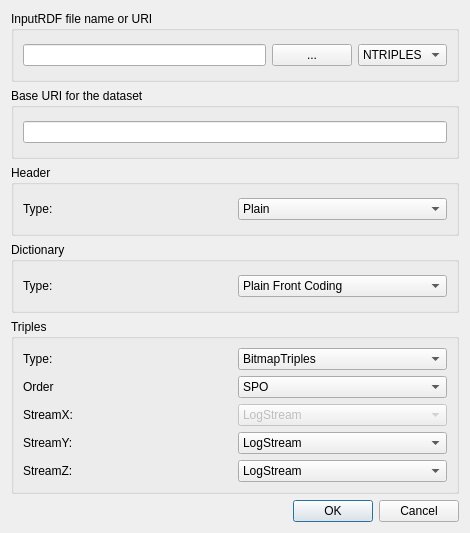
<?xml version="1.0" encoding="UTF-8"?>
<ui version="4.0">
 <class>HDTSpecForm</class>
 <widget class="QDialog" name="HDTSpecForm">
  <property name="windowModality">
   <enum>Qt::WindowModal</enum>
  </property>
  <property name="enabled">
   <bool>true</bool>
  </property>
  <property name="geometry">
   <rect>
    <x>0</x>
    <y>0</y>
    <width>470</width>
    <height>533</height>
   </rect>
  </property>
  <property name="windowTitle">
   <string>Import RDF File to HDT</string>
  </property>
  <layout class="QVBoxLayout" name="verticalLayout_2">
   <item>
    <layout class="QVBoxLayout" name="verticalLayout">
     <item>
      <widget class="QGroupBox" name="groupBox">
       <property name="title">
        <string>InputRDF file name or URI</string>
       </property>
       <layout class="QHBoxLayout" name="horizontalLayout">
        <item>
         <widget class="QLineEdit" name="rdfInputFile"/>
        </item>
        <item>
         <widget class="QPushButton" name="inputFileButton">
          <property name="text">
           <string>...</string>
          </property>
         </widget>
        </item>
        <item>
         <widget class="QComboBox" name="rdfInputCombo">
          <item>
           <property name="text">
            <string>NTRIPLES</string>
           </property>
          </item>
          <item>
           <property name="text">
            <string>N3</string>
           </property>
          </item>
          <item>
           <property name="text">
            <string>TURTLE</string>
           </property>
          </item>
          <item>
           <property name="text">
            <string>RDF-XML</string>
           </property>
          </item>
         </widget>
        </item>
       </layout>
      </widget>
     </item>
     <item>
      <widget class="QGroupBox" name="baseUriGroup">
       <property name="title">
        <string>Base URI for the dataset</string>
       </property>
       <layout class="QHBoxLayout" name="horizontalLayout_2">
        <item>
         <widget class="QLineEdit" name="baseUriText"/>
        </item>
       </layout>
      </widget>
     </item>
     <item>
      <widget class="QGroupBox" name="headerBox">
       <property name="title">
        <string>Header</string>
       </property>
       <layout class="QGridLayout" name="gridLayout_3">
        <item row="1" column="1">
         <widget class="QComboBox" name="headerTypeCombo">
          <item>
           <property name="text">
            <string>Plain</string>
           </property>
          </item>
         </widget>
        </item>
        <item row="1" column="0">
         <widget class="QLabel" name="headerTypeLabel">
          <property name="text">
           <string>Type:</string>
          </property>
         </widget>
        </item>
       </layout>
      </widget>
     </item>
     <item>
      <widget class="QGroupBox" name="dictionaryBox">
       <property name="title">
        <string>Dictionary</string>
       </property>
       <layout class="QGridLayout" name="gridLayout_2">
        <item row="0" column="0">
         <widget class="QLabel" name="labelDictionaryType">
          <property name="sizePolicy">
           <sizepolicy hsizetype="Expanding" vsizetype="Preferred">
            <horstretch>0</horstretch>
            <verstretch>0</verstretch>
           </sizepolicy>
          </property>
          <property name="text">
           <string>Type:</string>
          </property>
         </widget>
        </item>
        <item row="0" column="1">
         <widget class="QComboBox" name="dictionaryTypeCombo">
          <property name="sizePolicy">
           <sizepolicy hsizetype="Expanding" vsizetype="Fixed">
            <horstretch>0</horstretch>
            <verstretch>0</verstretch>
           </sizepolicy>
          </property>
          <item>
           <property name="text">
            <string>Plain Front Coding</string>
           </property>
          </item>
          <item>
           <property name="text">
            <string>Plain</string>
           </property>
          </item>
          <item>
           <property name="text">
            <string>FMIndex</string>
           </property>
          </item>
         </widget>
        </item>
       </layout>
      </widget>
     </item>
     <item>
      <widget class="QGroupBox" name="triplesBox">
       <property name="title">
        <string>Triples</string>
       </property>
       <layout class="QGridLayout" name="gridLayout">
        <item row="0" column="0">
         <widget class="QLabel" name="triplesTypeLabel">
          <property name="text">
           <string>Type:</string>
          </property>
         </widget>
        </item>
        <item row="0" column="1">
         <widget class="QComboBox" name="triplesTypeCombo">
          <item>
           <property name="text">
            <string>BitmapTriples</string>
           </property>
          </item>
          <item>
           <property name="text">
            <string>TriplesList</string>
           </property>
          </item>
          <item>
           <property name="text">
            <string>PlainTriples</string>
           </property>
          </item>
          <item>
           <property name="text">
            <string>CompactTriples</string>
           </property>
          </item>
         </widget>
        </item>
        <item row="1" column="1">
         <widget class="QComboBox" name="triplesOrderCombo">
          <item>
           <property name="text">
            <string>SPO</string>
           </property>
          </item>
          <item>
           <property name="text">
            <string>SOP</string>
           </property>
          </item>
          <item>
           <property name="text">
            <string>PSO</string>
           </property>
          </item>
          <item>
           <property name="text">
            <string>POS</string>
           </property>
          </item>
          <item>
           <property name="text">
            <string>OSP</string>
           </property>
          </item>
          <item>
           <property name="text">
            <string>OPS</string>
           </property>
          </item>
         </widget>
        </item>
        <item row="1" column="0">
         <widget class="QLabel" name="triplesOrderLabel">
          <property name="text">
           <string>Order</string>
          </property>
         </widget>
        </item>
        <item row="2" column="1">
         <widget class="QComboBox" name="streamXcombo">
          <property name="enabled">
           <bool>false</bool>
          </property>
          <item>
           <property name="text">
            <string>LogStream</string>
           </property>
          </item>
          <item>
           <property name="text">
            <string>IntegerStream</string>
           </property>
          </item>
          <item>
           <property name="text">
            <string>HuffmanStream</string>
           </property>
          </item>
         </widget>
        </item>
        <item row="3" column="1">
         <widget class="QComboBox" name="streamYcombo">
          <item>
           <property name="text">
            <string>LogStream</string>
           </property>
          </item>
          <item>
           <property name="text">
            <string>IntegerStream</string>
           </property>
          </item>
          <item>
           <property name="text">
            <string>HuffmanStream</string>
           </property>
          </item>
         </widget>
        </item>
        <item row="4" column="1">
         <widget class="QComboBox" name="streamZcombo">
          <item>
           <property name="text">
            <string>LogStream</string>
           </property>
          </item>
          <item>
           <property name="text">
            <string>IntegerStream</string>
           </property>
          </item>
          <item>
           <property name="text">
            <string>HuffmanStream</string>
           </property>
          </item>
         </widget>
        </item>
        <item row="2" column="0">
         <widget class="QLabel" name="streamXlabel">
          <property name="text">
           <string>StreamX:</string>
          </property>
         </widget>
        </item>
        <item row="3" column="0">
         <widget class="QLabel" name="streamYlabel">
          <property name="text">
           <string>StreamY:</string>
          </property>
         </widget>
        </item>
        <item row="4" column="0">
         <widget class="QLabel" name="streamZlabel">
          <property name="text">
           <string>StreamZ:</string>
          </property>
         </widget>
        </item>
       </layout>
      </widget>
     </item>
    </layout>
   </item>
   <item>
    <widget class="QDialogButtonBox" name="buttonBox">
     <property name="orientation">
      <enum>Qt::Horizontal</enum>
     </property>
     <property name="standardButtons">
      <set>QDialogButtonBox::Cancel|QDialogButtonBox::Ok</set>
     </property>
    </widget>
   </item>
  </layout>
 </widget>
 <resources/>
 <connections>
  <connection>
   <sender>buttonBox</sender>
   <signal>accepted()</signal>
   <receiver>HDTSpecForm</receiver>
   <slot>accept()</slot>
   <hints>
    <hint type="sourcelabel">
     <x>248</x>
     <y>254</y>
    </hint>
    <hint type="destinationlabel">
     <x>157</x>
     <y>274</y>
    </hint>
   </hints>
  </connection>
  <connection>
   <sender>buttonBox</sender>
   <signal>rejected()</signal>
   <receiver>HDTSpecForm</receiver>
   <slot>reject()</slot>
   <hints>
    <hint type="sourcelabel">
     <x>316</x>
     <y>260</y>
    </hint>
    <hint type="destinationlabel">
     <x>286</x>
     <y>274</y>
    </hint>
   </hints>
  </connection>
 </connections>
</ui>
